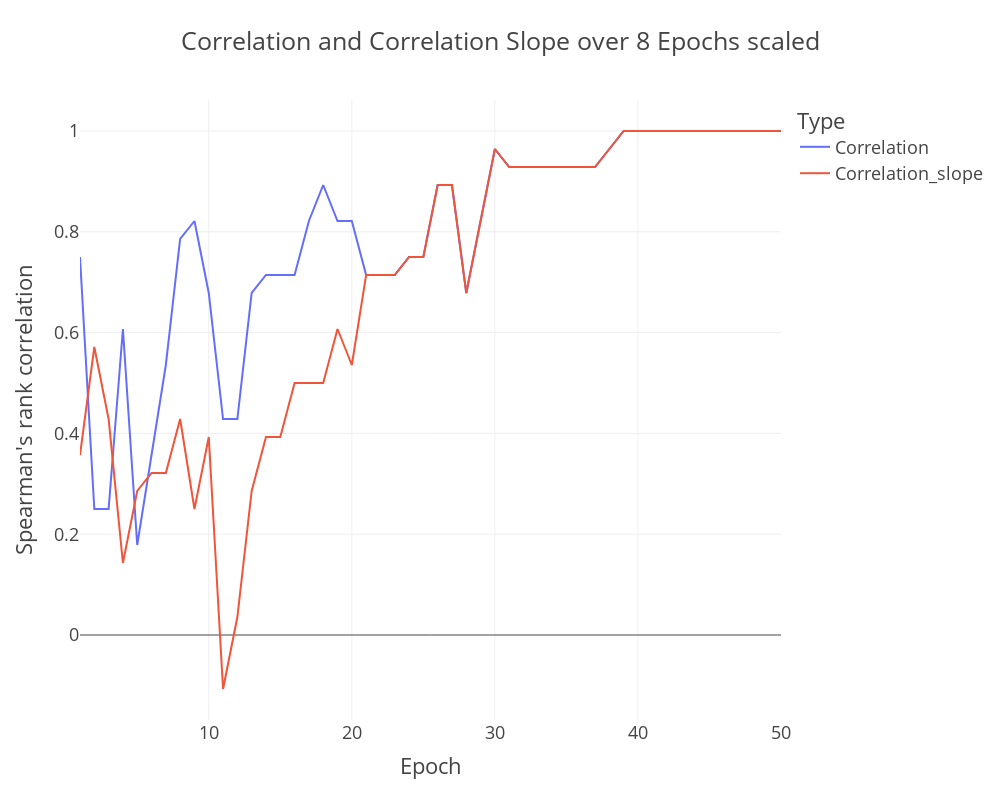

The code cell stored with this chart in its notebook:
### Code cell
df = pd.DataFrame(list(corr_epochs["correlation"].items()), columns=['Epoch', 'Correlation'])
df_slope = pd.DataFrame(list(corr_epochs["correlation_slope"].items()), columns=['Epoch', 'Correlation_slope'])
df=pd.merge(df, df_slope, on="Epoch")
# Create the line plot using Plotly
df_melted = df.melt(id_vars='Epoch', value_vars=['Correlation', 'Correlation_slope'], 
                    var_name='Type', value_name='Value')

# Plot the data
fig = px.line(df_melted, x='Epoch', y='Value', color='Type', 
              title='Correlation and Correlation Slope over 8 Epochs scaled')
fig.update_traces(line=dict(width=2)) 
fig.update_layout(width=1000, height=800, template="presentation",
                 yaxis_title="Spearman's rank correlation")
fig

### Figure 1 — Plotly figure (JSON) as saved in the notebook; plotly's stock layout.template omitted (floating-point values rounded to 4 significant figures)
{"data": [{"hovertemplate": "Type=Correlation<br>Epoch=%{x}<br>Value=%{y}<extra></extra>", "legendgroup": "Correlation", "line": {"color": "#636efa", "dash": "solid", "width": 2}, "marker": {"symbol": "circle"}, "mode": "lines", "name": "Correlation", "orientation": "v", "showlegend": true, "type": "scatter", "x": [1, 2, 3, 4, 5, 6, 7, 8, 9, 10, 11, 12, 13, 14, 15, 16, 17, 18, 19, 20, 21, 22, 23, 24, 25, 26, 27, 28, 29, 30, 31, 32, 33, 34, 35, 36, 37, 38, 39, 40, 41, 42, 43, 44, 45, 46, 47, 48, 49, 50], "xaxis": "x", "y": [0.75, 0.25, 0.25, 0.6071, 0.1786, 0.3571, 0.5357, 0.7857, 0.8214, 0.6786, 0.4286, 0.4286, 0.6786, 0.7143, 0.7143, 0.7143, 0.8214, 0.8929, 0.8214, 0.8214, 0.7143, 0.7143, 0.7143, 0.75, 0.75, 0.8929, 0.8929, 0.6786, 0.8214, 0.9643, 0.9286, 0.9286, 0.9286, 0.9286, 0.9286, 0.9286, 0.9286, 0.9643, 1, 1, 1, 1, 1, 1, 1, 1, 1, 1, 1, 1], "yaxis": "y"}, {"hovertemplate": "Type=Correlation_slope<br>Epoch=%{x}<br>Value=%{y}<extra></extra>", "legendgroup": "Correlation_slope", "line": {"color": "#EF553B", "dash": "solid", "width": 2}, "marker": {"symbol": "circle"}, "mode": "lines", "name": "Correlation_slope", "orientation": "v", "showlegend": true, "type": "scatter", "x": [1, 2, 3, 4, 5, 6, 7, 8, 9, 10, 11, 12, 13, 14, 15, 16, 17, 18, 19, 20, 21, 22, 23, 24, 25, 26, 27, 28, 29, 30, 31, 32, 33, 34, 35, 36, 37, 38, 39, 40, 41, 42, 43, 44, 45, 46, 47, 48, 49, 50], "xaxis": "x", "y": [0.3571, 0.5714, 0.4286, 0.1429, 0.2857, 0.3214, 0.3214, 0.4286, 0.25, 0.3929, -0.1071, 0.03571, 0.2857, 0.3929, 0.3929, 0.5, 0.5, 0.5, 0.6071, 0.5357, 0.7143, 0.7143, 0.7143, 0.75, 0.75, 0.8929, 0.8929, 0.6786, 0.8214, 0.9643, 0.9286, 0.9286, 0.9286, 0.9286, 0.9286, 0.9286, 0.9286, 0.9643, 1, 1, 1, 1, 1, 1, 1, 1, 1, 1, 1, 1], "yaxis": "y"}], "layout": {"height": 800, "legend": {"title": {"text": "Type"}, "tracegroupgap": 0}, "title": {"text": "Correlation and Correlation Slope over 8 Epochs scaled"}, "width": 1000, "xaxis": {"anchor": "y", "autorange": true, "domain": [0, 1], "range": [1, 50], "title": {"text": "Epoch"}, "type": "linear"}, "yaxis": {"anchor": "x", "autorange": true, "domain": [0, 1], "range": [-0.1687, 1.062], "title": {"text": "Spearman's rank correlation"}, "type": "linear"}}}
